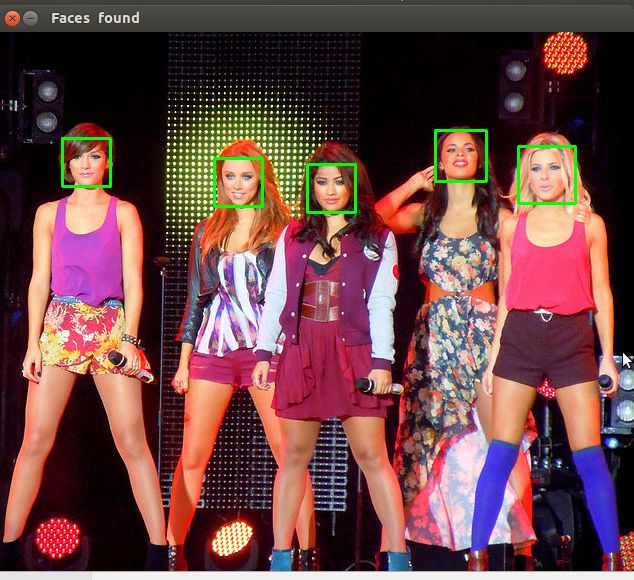
#> input picture src/res/the_saturdays_right.jpg, 634 x 580 px
$ python face_detect.py   (older library calls are emulated)
#> lines starting #> are read from the running program, lines starting #| are printed output that depends on the picture
import Image

import cv2
from matplotlib import pyplot as plt

# Get user supplied values
imagePath = "res/the_saturdays_right.jpg"
cascPath = "res/haarcascade_frontalface_default.xml"

# Create the haar cascade
faceCascade = cv2.CascadeClassifier(cascPath)

# Read the image
image = cv2.imread(imagePath)
#> image is the input picture: shape (580, 634, 3); mean B, G, R 71.1, 70.2, 109.2
gray = cv2.cvtColor(image, cv2.COLOR_BGR2GRAY)
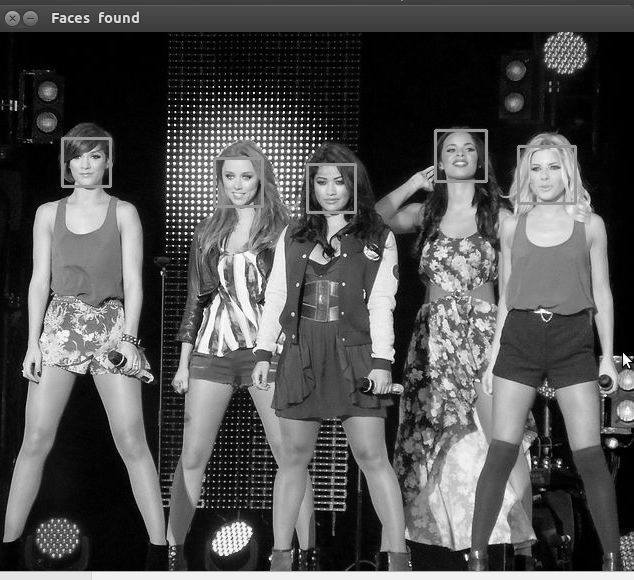
#> gray: shape (580, 634); min 0, max 255, mean 81.9

# Detect faces in the image
faces = faceCascade.detectMultiScale(
    gray,
    scaleFactor=1.1,
    minNeighbors=5,
    minSize=(30, 30),
    flags = cv2.cv.CV_HAAR_SCALE_IMAGE
)
#> faces = [[214, 158, 49, 49], [309, 166, 44, 44], [437, 132, 48, 48], [65, 142, 44, 44], [515, 144, 61, 61], [420, 212, 76, 76], [27, 500, 60, 60]]

print("Found {0} faces!".format(len(faces)))
#| Found 7 faces!

source_image = Image.open(imagePath)
faces_array = []

for (x, y, w, h) in faces:
    coords = (x, y, x + w, y + h)
    curent_face = source_image.crop(coords)
    faces_array.append(curent_face)
    curent_face.show()
#> this loop made 7 passes
#> (x, y, w, h, coords) on passes 1 to 7: (214, 158, 49, 49, (214, 158, 263, 207)), (309, 166, 44, 44, (309, 166, 353, 210)), (437, 132, 48, 48, (437, 132, 485, 180)), (65, 142, 44, 44, (65, 142, 109, 186)), (515, 144, 61, 61, (515, 144, 576, 205)), (420, 212, 76, 76, (420, 212, 496, 288)), (27, 500, 60, 60, (27, 500, 87, 560))
#> pass 1, `curent_face = source_image.crop(coords)`:
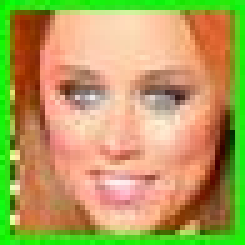
#> curent_face: PIL image 49x49 RGB (shown 5 times larger); mean R, G, B 179.4, 160.4, 93.2
#> pass 2, `curent_face = source_image.crop(coords)`:
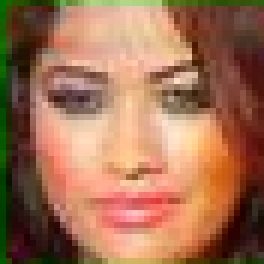
#> curent_face: PIL image 44x44 RGB (shown 6 times larger); mean R, G, B 161.3, 112.5, 83.8
#> pass 3, `curent_face = source_image.crop(coords)`:
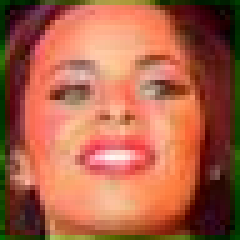
#> curent_face: PIL image 48x48 RGB (shown 5 times larger); mean R, G, B 171.7, 98.4, 72.6
#> after the loop:
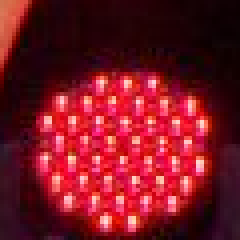
#> curent_face: PIL image 60x60 RGB (shown 4 times larger); mean R, G, B 117.9, 22.4, 34
#> after the loop, faces_array = 7 items

cv2.waitKey(0)
